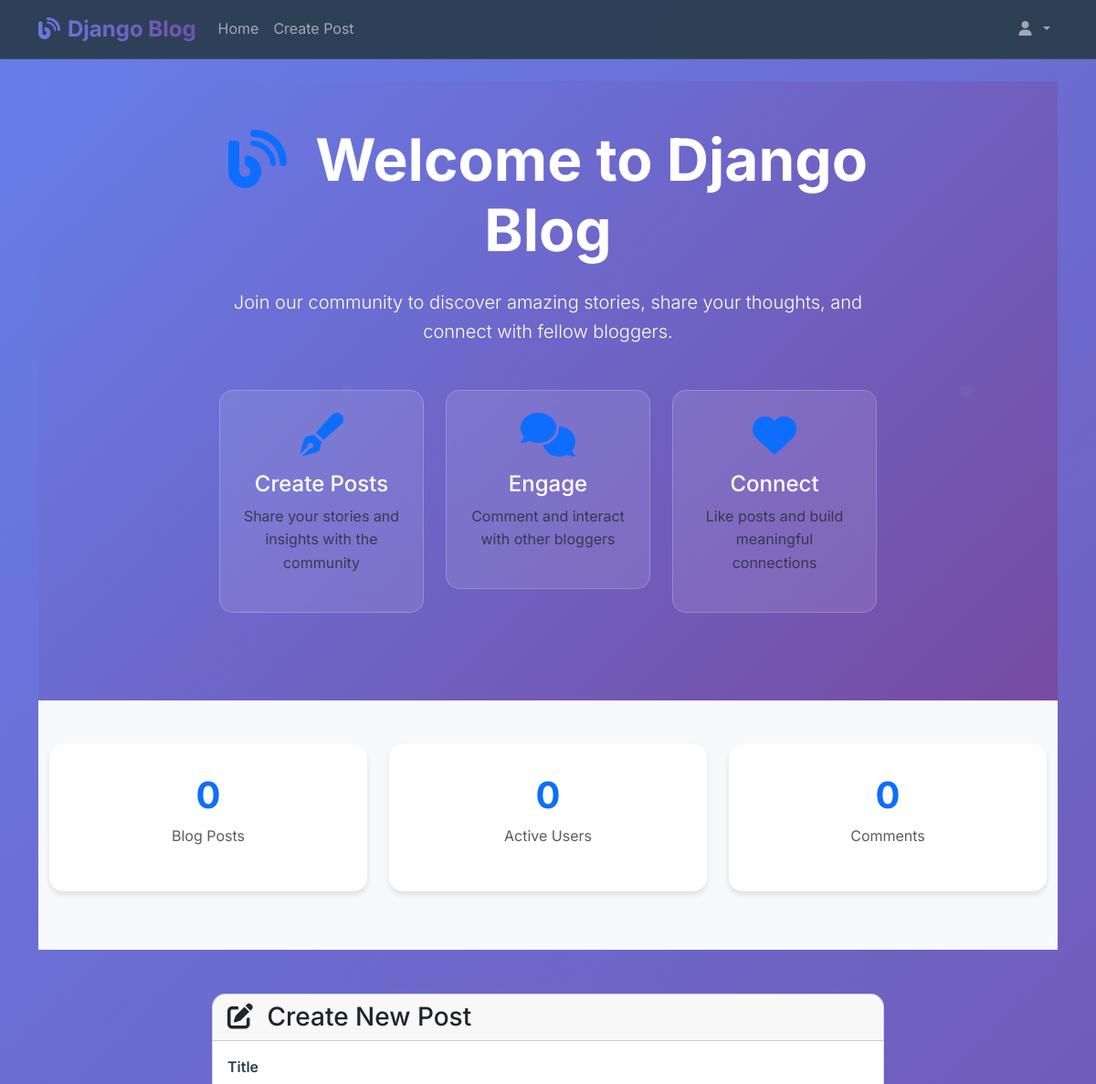
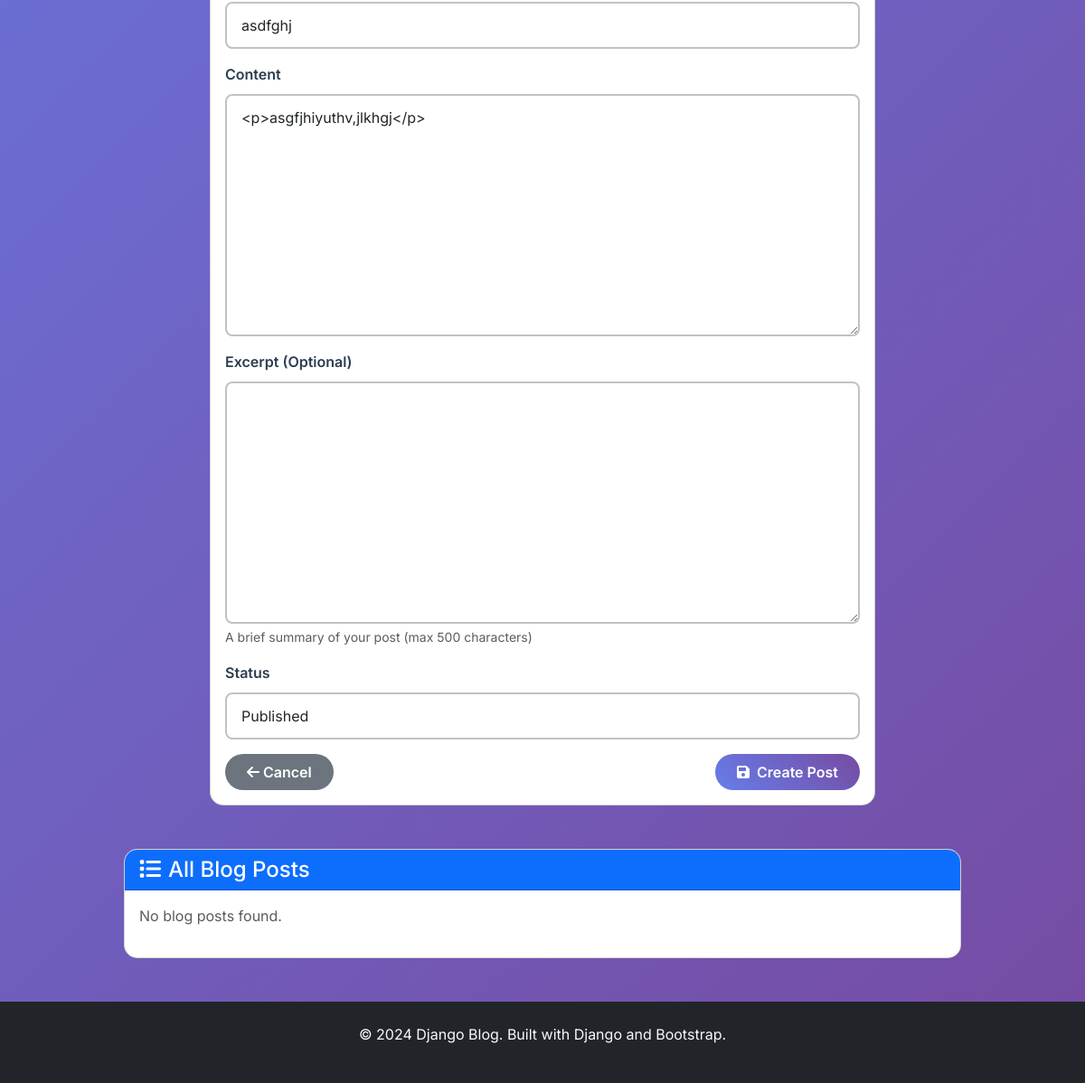
The page /edit/11/ (signed in) on the database its author committed (2 pictures, top to bottom).
### blog/models.py (models this page shows, shortened)
class BlogPost(models.Model):
    STATUS_CHOICES = [
        ('draft', 'Draft'),
        ('published', 'Published')
    ]
    title = models.CharField(max_length=200)
    content = RichTextField()
    author = models.ForeignKey(User, on_delete=models.CASCADE, related_name='blog_posts')
    timestamp = models.DateTimeField(auto_now_add=True)
    updated_at = models.DateTimeField(auto_now=True)
    status = models.CharField(max_length=10, choices=STATUS_CHOICES, default='draft')
    slug = models.SlugField(max_length=200, unique=True, blank=True)
    excerpt = models.TextField(max_length=500, blank=True)
    class Meta:
        ordering = ['-timestamp']

### blog/views.py (the view)
# urls.py: path('edit/<int:pk>/', views.BlogUpdateView.as_view(), name='blog_edit'),
class BlogUpdateView(LoginRequiredMixin, UpdateView):
    model = BlogPost
    template_name = 'blog/blog_form.html'
    fields = ['title', 'content', 'excerpt', 'status']
    success_url = reverse_lazy('blog_list')
    def get_queryset(self):
        return BlogPost.objects.filter(author=self.request.user)

### templates/blog/blog_form.html (shortened to what this page needs)
{% extends 'base.html' %}
{% block content %}
<div class="welcome-page">
    <div class="hero-section text-center py-5">
        <div class="container">
            <div class="row justify-content-center">
                <div class="col-lg-8">
                    <h1 class="display-3 fw-bold mb-4">
                        <i class="fas fa-blog text-primary me-3"></i>
                        Welcome to Django Blog
                    </h1>
                    <p class="lead mb-5">
                        Join our community to discover amazing stories, share your thoughts, and connect with fellow bloggers.
                    </p>
                    <div class="row mb-5">
                        <div class="col-md-4">
                            <div class="feature-card text-center p-4">
                                <i class="fas fa-pen-fancy fa-3x text-primary mb-3"></i>
                                <h4>Create Posts</h4>
                                <p class="text-muted">Share your stories and insights with the community</p>
                            </div>
                        </div>
                        <div class="col-md-4">
                            <div class="feature-card text-center p-4">
                                <i class="fas fa-comments fa-3x text-primary mb-3"></i>
                                <h4>Engage</h4>
                                <p class="text-muted">Comment and interact with other bloggers</p>
                            </div>
                        </div>
                        <div class="col-md-4">
                            <div class="feature-card text-center p-4">
                                <i class="fas fa-heart fa-3x text-primary mb-3"></i>
                                <h4>Connect</h4>
                                <p class="text-muted">Like posts and build meaningful connections</p>
                            </div>
                        </div>
                    </div>
                </div>
            </div>
        </div>
    </div>
    <div class="stats-section py-5 bg-light">
        <div class="container">
            <div class="row text-center">
                <div class="col-md-4">
                    <div class="stat-card">
                        <h3 class="text-primary fw-bold">{{ all_posts|length|default:"0" }}</h3>
                        <p class="text-muted">Blog Posts</p>
                    </div>
                </div>
                <div class="col-md-4">
                    <div class="stat-card">
                        <h3 class="text-primary fw-bold">{{ user_count|default:"0" }}</h3>
                        <p class="text-muted">Active Users</p>
                    </div>
                </div>
                <div class="col-md-4">
                    <div class="stat-card">
                        <h3 class="text-primary fw-bold">{{ comment_count|default:"0" }}</h3>
                        <p class="text-muted">Comments</p>
                    </div>
                </div>
            </div>
        </div>
    </div>
    <div class="row justify-content-center mt-5">
        <div class="col-md-8">
            <div class="card">
                <div class="card-header">
                    <h3 class="mb-0">
                        <i class="fas fa-edit me-2"></i>
                        Create New Post
                    </h3>
                </div>
                <div class="card-body">
                    <form method="post">
                        <div class="mb-3">
                            <label for="{{ form.title.id_for_label }}" class="form-label">Title</label>
                            {{ form.title }}
                        </div>
                        <div class="mb-3">
                            <label for="{{ form.content.id_for_label }}" class="form-label">Content</label>
                            {{ form.content }}
                        </div>
                        <div class="mb-3">
                            <label for="{{ form.excerpt.id_for_label }}" class="form-label">Excerpt (Optional)</label>
                            {{ form.excerpt }}
                            <div class="form-text">A brief summary of your post (max 500 characters)</div>
                        </div>
                        <div class="mb-3">
                            <label for="{{ form.status.id_for_label }}" class="form-label">Status</label>
                            {{ form.status }}
                        </div>
                        <div class="d-flex justify-content-between">
                            <a href="{% url 'blog_list' %}" class="btn btn-secondary">
                                <i class="fas fa-arrow-left me-1"></i>Cancel
                            </a>
                            <button type="submit" class="btn btn-primary">
                                <i class="fas fa-save me-1"></i>
                                Create Post
                            </button>
                        </div>
                    </form>
                </div>
            </div>
        </div>
    </div>
    <div class="row justify-content-center mt-5">
        <div class="col-md-10">
            <div class="card">
                <div class="card-header bg-primary text-white">
                    <h4 class="mb-0"><i class="fas fa-list me-2"></i>All Blog Posts</h4>
                </div>
                <div class="card-body">
                    {% if all_posts %}
                        <div class="list-group">
                            {% for post in all_posts %}
                            <a href="{% url 'blog_detail' post.slug %}" class="list-group-item list-group-item-action mb-2">
                                <div class="d-flex w-100 justify-content-between">
                                    <h5 class="mb-1">{{ post.title }}</h5>
                                    <small>{{ post.timestamp|date:"F d, Y H:i" }}</small>
                                </div>
                                <p class="mb-1 text-muted">{{ post.excerpt|default:post.content|truncatewords:20 }}</p>
                                <small>By {{ post.author.get_full_name|default:post.author.username }}</small>
                            </a>
                            {% endfor %}
                        </div>
                    {% else %}
                        <p class="text-muted">No blog posts found.</p>
                    {% endif %}
                </div>
            </div>
        </div>
    </div>
</div>
{% endblock %}

### static/css/custom.css (style rules this page uses)
:root { --primary-color: #667eea; --secondary-color: #764ba2; --accent-color: #f093fb; --success-color: #4facfe; --warning-color: #f093fb; --danger-color: #f093fb; --dark-color: #2c3e50; --light-color: #ecf0f1; --text-color: #2c3e50; --text-muted: #7f8c8d; --border-color: #bdc3c7; --shadow: 0 4px 6px rgba(0, 0, 0, 0.1); --shadow-hover: 0 8px 15px rgba(0, 0, 0, 0.2); --transition: all 0.3s ease; }
body { font-family: 'Inter', -apple-system, BlinkMacSystemFont, 'Segoe UI', Roboto, sans-serif; line-height: 1.6; color: var(--text-color); background: linear-gradient(135deg, #667eea 0%, #764ba2 100%); min-height: 100vh; }
.btn { border-radius: 25px; font-weight: 600; padding: 0.5rem 1.5rem; transition: var(--transition); border: none; }
.btn-primary { background: linear-gradient(45deg, var(--primary-color), var(--secondary-color)); border: none; }
.form-control { border: 2px solid var(--border-color); border-radius: 8px; padding: 0.75rem 1rem; transition: var(--transition); }
.form-label { font-weight: 600; color: var(--text-color); margin-bottom: 0.5rem; }

### templates/blog/blog_form.html (style rules this page uses)
.welcome-page { min-height: 100vh; }
.hero-section { background: linear-gradient(135deg, #667eea 0%, #764ba2 100%); color: white; position: relative; overflow: hidden; }
.hero-section::before { content: ''; position: absolute; top: 0; left: 0; right: 0; bottom: 0; opacity: 0.3; }
.hero-section .container { position: relative; z-index: 1; }
.feature-card { background: rgba(255, 255, 255, 0.1); border-radius: 15px; backdrop-filter: blur(10px); border: 1px solid rgba(255, 255, 255, 0.2); transition: transform 0.3s ease; }
.stat-card { padding: 2rem; background: white; border-radius: 15px; box-shadow: 0 4px 6px rgba(0, 0, 0, 0.1); margin-bottom: 1rem; }
.stat-card h3 { font-size: 2.5rem; margin-bottom: 0.5rem; }
.card { border-radius: 15px; overflow: hidden; }

### rows shown on the page
BlogPost: title "asdfghj", content "<p>asgfjhiyuthv,jlkhgj</p>", status "Published"

### other values the page prints
{{ all_posts|length|default:"0" }} "0"
{{ user_count|default:"0" }} "0"
{{ comment_count|default:"0" }} "0"
